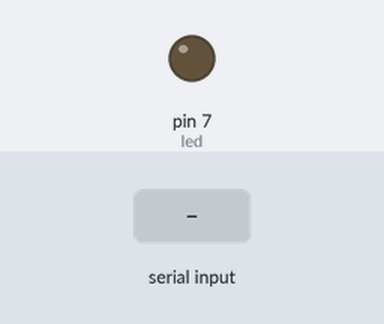
The sketch below on a simulated Arduino Uno, built with avr-gcc and run on an emulated ATmega328P. On the bench: output pins drawn as LEDs (lit = HIGH). Inputs (shaded band) come from the test bench. What the sketch prints to the serial monitor is not drawn.

Above: at 1.2 s.
1.3 s: "N" received over Serial
At 2.4 s:
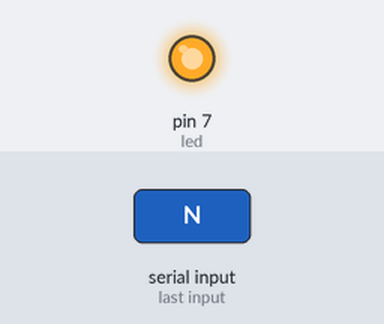
2.8 s: "F" received over Serial
At 3.5 s:
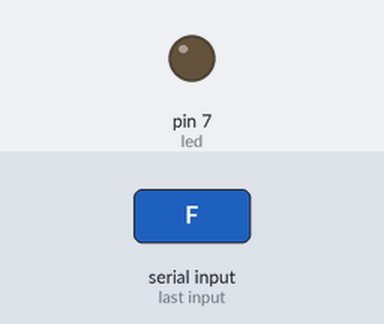
Timing chart, 0 to 5.8 s (numbered marks = the images above; inputs shaded):
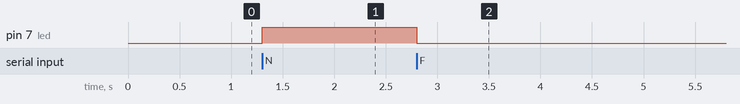

Measured:
- after the input at 1.3 s, pin 7 (led): LOW → HIGH at once
- after the input at 2.8 s, pin 7 (led): HIGH → LOW at once

The sketch:

serial_communication.ino
```cpp
// C++ code
int led = 7;
void setup()
{
  pinMode(led, OUTPUT);
  Serial.begin(9600);
  Serial.println("press N to On the LED");
  Serial.println("press F to Off the LED");
}

void loop()
{
  if(Serial.available() > 0 ){
    char c = Serial.read();
    if(c == 'N'){
      	digitalWrite(led, HIGH);
    	delay(1000); // Wait for 1000 millisecond(s)
    }
    if(c == 'F'){
        digitalWrite(led, LOW);
        delay(1000); // Wait for 1000 millisecond(s)
    }
  }
}
```
